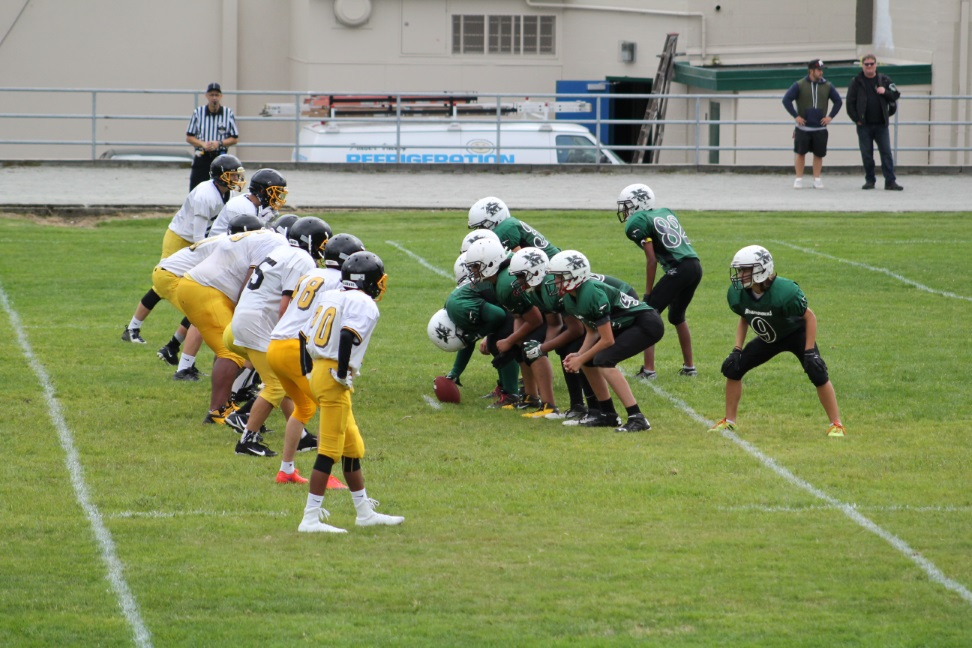
#> input picture Utils/Uebung 10/Rugby.png, 972 x 648 px, found by its file name
$ python linear_histogram_equalization.py
#> lines starting #> are read from the running program, lines starting #| are printed output that depends on the picture
#> further down, image is the input picture: shape (648, 972, 3); mean B, G, R 103.6, 144.4, 135
import numpy as np
import cv2
import matplotlib.pyplot as plt

def printHistogram(histogram, bins, title=""):
    plt.figure(figsize=(8, 6))
    plt.bar(bins[:-1], histogram, width=1, color='gray')
    plt.title(title)
    plt.xlabel("Pixel Value")
    plt.ylabel("Frequency")

def printGraph(data_array, title="", x_label="", y_label=""):
    plt.figure(figsize=(8, 6))
    plt.plot(data_array)
    plt.title(title)
    plt.xlabel(x_label)
    plt.ylabel(y_label)
    plt.grid(True)

def linearHistogramEqualization(image):
    gray_image = cv2.cvtColor(image, cv2.COLOR_BGR2GRAY)
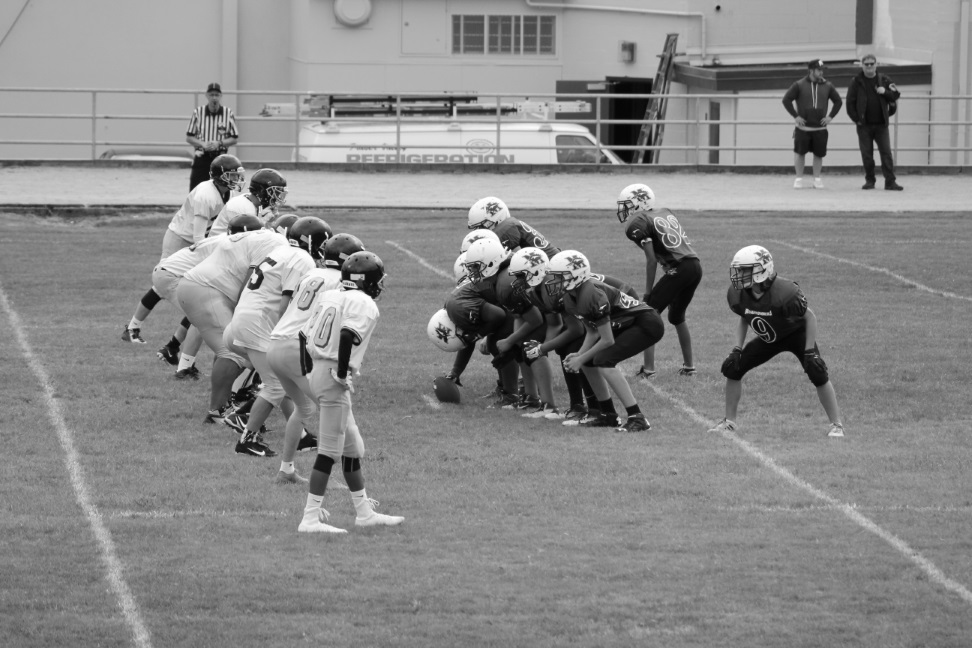
#> gray_image: shape (648, 972); min 2, max 255, mean 136.9
    output = np.zeros_like(gray_image)
    height, width = gray_image.shape
#> height = 648; width = 972

    histogram, bins = np.histogram(gray_image, bins=256, range=(0, 256))
#> histogram = 256 values, max 13048 at index 135, min 0 at index 0, mean 2460.4; bins = 257 values from 0 to 256
    cdf = np.cumsum(histogram)
#> cdf = 256 values from 0 to 629856

    printHistogram(histogram, bins, title="hist1")
    printGraph(cdf, title="cdf1")

    for x in range(width):
        for y in range(height):
            a = gray_image[y][x]
            output[y][x] = (cdf[a]/(width*height))*(255-1)
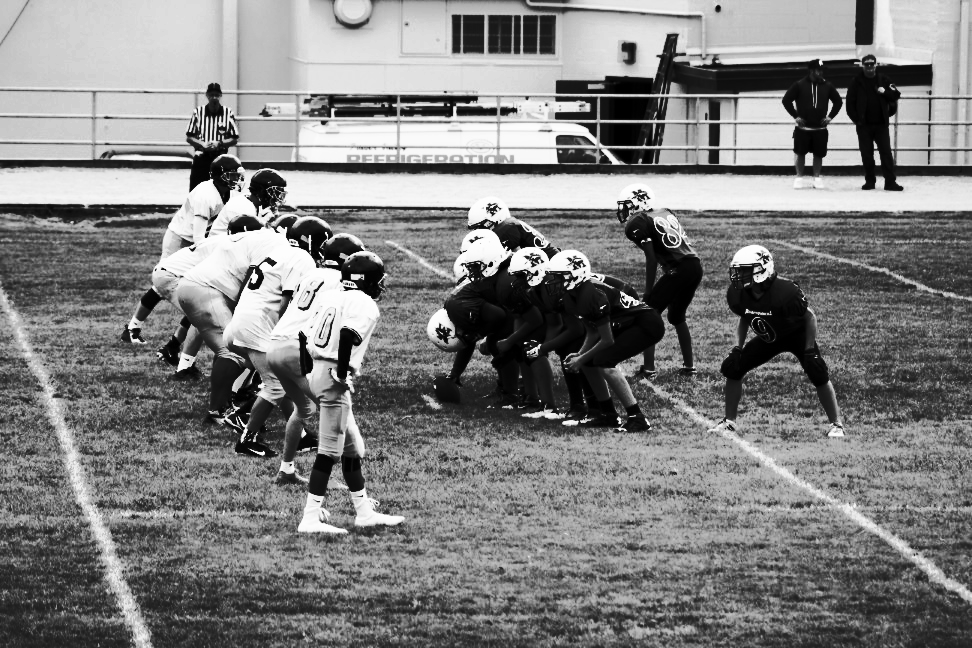
#> output: shape (648, 972); min 0, max 254, mean 127.8

    histogram, bins = np.histogram(output, bins=256, range=(0, 256))
#> histogram = 256 values, max 13048 at index 114, min 0 at index 43, mean 2460.4
    cdf = np.cumsum(histogram)
#> cdf = 256 values from 2322 to 629856

    printHistogram(histogram, bins, title="hist2")
    printGraph(cdf, title="cdf2")
    plt.show()
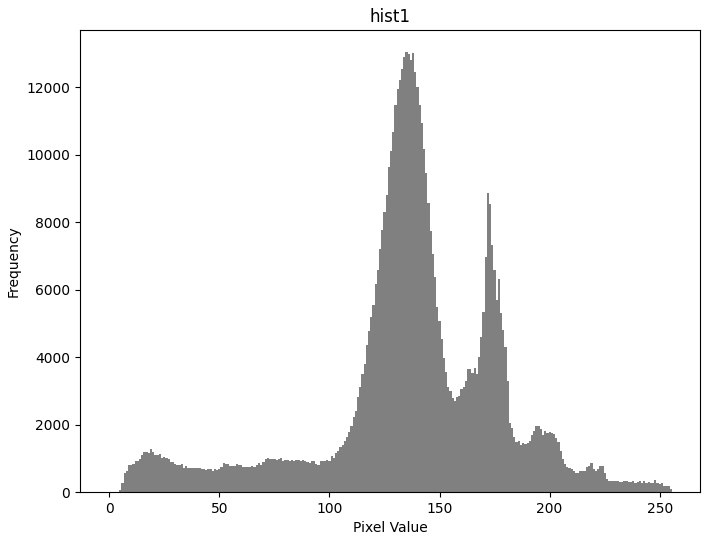
#> figure drawn by matplotlib, 1 panel; tallest bar 13048 high, from x = 134.5 to 135.5
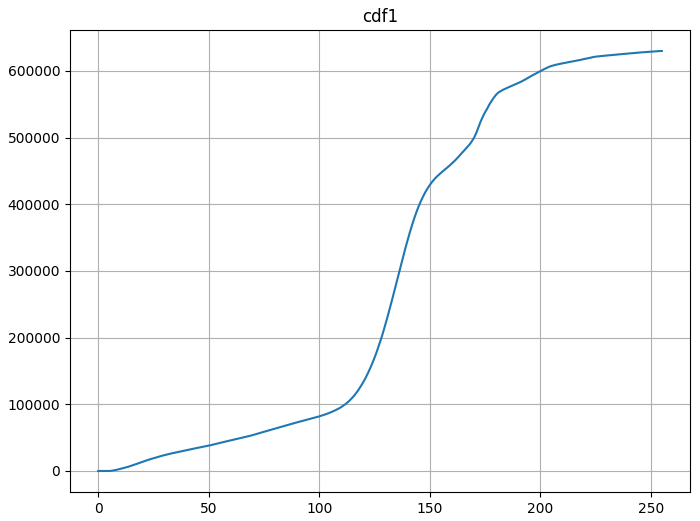
#> figure drawn by matplotlib, 1 panel; curve peaks at x = 255, y = 629856
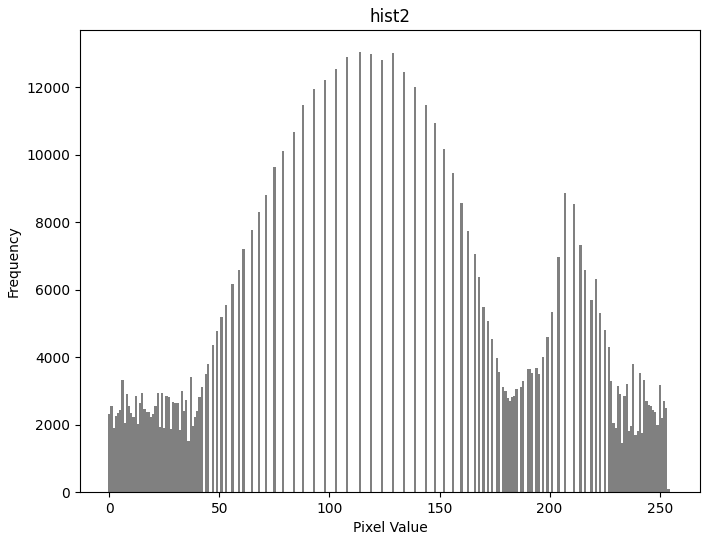
#> figure drawn by matplotlib, 1 panel; tallest bar 13048 high, from x = 113.5 to 114.5
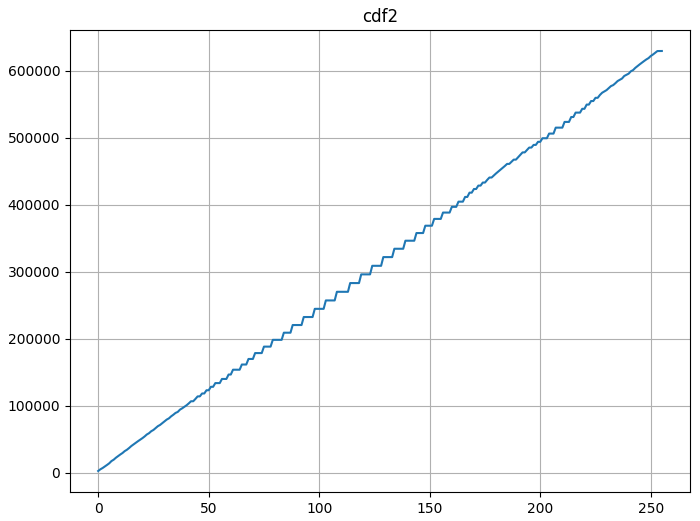
#> figure drawn by matplotlib, 1 panel; curve peaks at x = 254, y = 629856

    return output

image = cv2.imread("Utils/Uebung 10/Rugby.png")
output = linearHistogramEqualization(image)

cv2.imshow('original', cv2.cvtColor(image, cv2.COLOR_BGR2GRAY))
cv2.imshow('output', output)
cv2.waitKey(0)   #wait for a keyboard input
cv2.destroyAllWindows()
